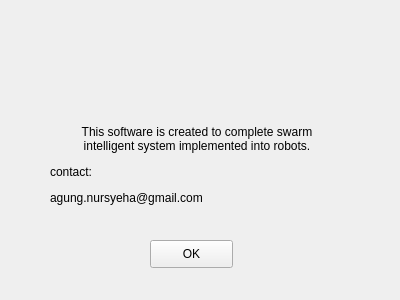
<?xml version="1.0" encoding="UTF-8"?>
<ui version="4.0">
 <class>Form</class>
 <widget class="QWidget" name="Form">
  <property name="enabled">
   <bool>true</bool>
  </property>
  <property name="geometry">
   <rect>
    <x>0</x>
    <y>0</y>
    <width>400</width>
    <height>300</height>
   </rect>
  </property>
  <property name="minimumSize">
   <size>
    <width>400</width>
    <height>300</height>
   </size>
  </property>
  <property name="maximumSize">
   <size>
    <width>400</width>
    <height>300</height>
   </size>
  </property>
  <property name="windowTitle">
   <string>About us</string>
  </property>
  <widget class="QPushButton" name="pushButton">
   <property name="geometry">
    <rect>
     <x>150</x>
     <y>240</y>
     <width>83</width>
     <height>28</height>
    </rect>
   </property>
   <property name="text">
    <string>OK</string>
   </property>
  </widget>
  <widget class="QLabel" name="label">
   <property name="geometry">
    <rect>
     <x>40</x>
     <y>20</y>
     <width>111</width>
     <height>71</height>
    </rect>
   </property>
   <property name="text">
    <string/>
   </property>
   <property name="pixmap">
    <pixmap resource="resources.qrc">:/graph/graph/its.png</pixmap>
   </property>
   <property name="scaledContents">
    <bool>true</bool>
   </property>
  </widget>
  <widget class="QLabel" name="label_2">
   <property name="geometry">
    <rect>
     <x>280</x>
     <y>20</y>
     <width>71</width>
     <height>71</height>
    </rect>
   </property>
   <property name="text">
    <string/>
   </property>
   <property name="pixmap">
    <pixmap resource="resources.qrc">:/graph/graph/ristek.png</pixmap>
   </property>
   <property name="scaledContents">
    <bool>true</bool>
   </property>
  </widget>
  <widget class="QWidget" name="verticalLayoutWidget">
   <property name="geometry">
    <rect>
     <x>50</x>
     <y>100</y>
     <width>294</width>
     <height>131</height>
    </rect>
   </property>
   <layout class="QVBoxLayout" name="verticalLayout">
    <item>
     <widget class="QLabel" name="label_3">
      <property name="enabled">
       <bool>true</bool>
      </property>
      <property name="text">
       <string>&lt;html&gt;&lt;head/&gt;&lt;body&gt;&lt;p align=&quot;center&quot;&gt;This software is created to complete swarm&lt;br/&gt;intelligent system implemented into robots.&lt;/p&gt;&lt;p&gt;contact:&lt;/p&gt;&lt;p&gt;agung.nursyeha@gmail.com&lt;/p&gt;&lt;/body&gt;&lt;/html&gt;</string>
      </property>
     </widget>
    </item>
   </layout>
  </widget>
 </widget>
 <resources>
  <include location="resources.qrc"/>
 </resources>
 <connections/>
</ui>
